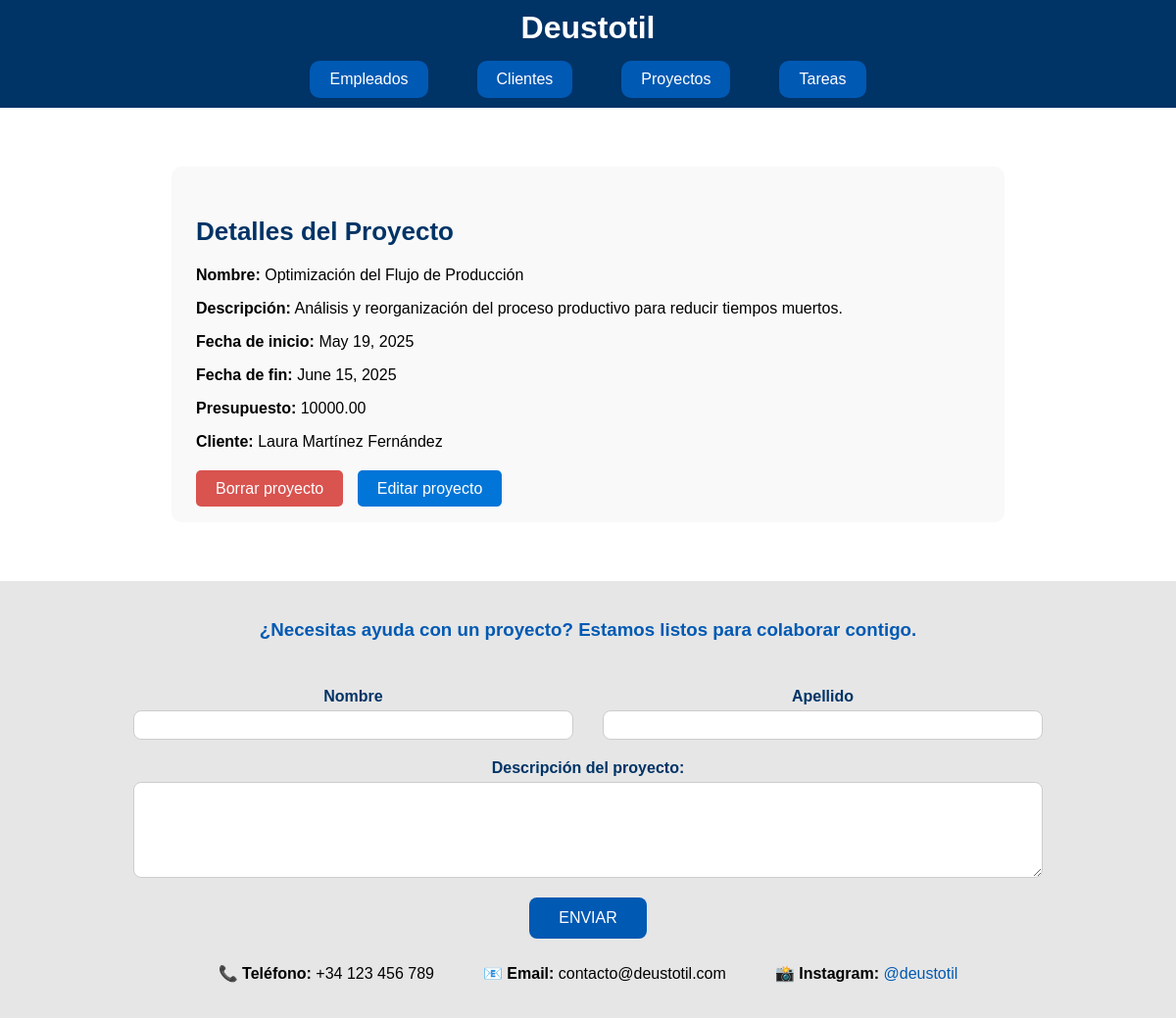
Screenshot of /deustotil/1/detalles_proyecto (signed in) with the database file from the repository.
### appEmpresaDjango/models.py (models this page shows, shortened)
class Proyecto(models.Model):
    nombre = models.CharField(max_length=100)
    descripcion = models.TextField()
    fecha_inicio = models.DateField()
    fecha_fin = models.DateField()
    presupuesto = models.DecimalField(max_digits=10, decimal_places=2)
    cliente = models.ForeignKey(Cliente, on_delete=models.CASCADE, related_name='proyectos')

class Cliente(models.Model):
    nombre = models.CharField(max_length=100)
    email = models.EmailField()
    telefono = models.CharField(max_length=20)
    direccion = models.TextField()
    def __str__(self):
        return self.nombre

### appEmpresaDjango/views.py (the view)
# urls.py: path('<int:pk>/detalles_proyecto', views.DetailProyectoView.as_view(), name='detalles_proyecto'),
class DetailProyectoView(LoginRequiredMixin, DetailView):
    model = Proyecto
    context_object_name = 'lista_proyecto'
    login_url = '/login/'

### appEmpresaDjango/templates/appEmpresaDjango/proyecto_detail.html
{% extends "base.html" %}
{% block content %}
<section id="contenido" class="detalle-contenedor">
    <h1 class="titulo-detalle">Detalles del Proyecto</h1>
    <p><strong>Nombre:</strong> {{ lista_proyecto.nombre }}</p>
    <p><strong>Descripción:</strong> {{ lista_proyecto.descripcion }}</p>
    <p><strong>Fecha de inicio:</strong> {{ lista_proyecto.fecha_inicio }}</p>
    <p><strong>Fecha de fin:</strong> {{ lista_proyecto.fecha_fin }}</p>
    <p><strong>Presupuesto:</strong> {{ lista_proyecto.presupuesto }}</p>
    <p><strong>Cliente:</strong> {{ lista_proyecto.cliente }}</p>
    <div style="margin-top: 30px;">
        <a href="{% url 'borrar_proyecto' lista_proyecto.id %}" class="boton-accion boton-borrar">Borrar proyecto</a>
        <a href="{% url 'modificar_proyecto' lista_proyecto.id %}" class="boton-accion boton-editar">Editar proyecto</a>
    </div>
</section>
{% endblock %}

### appEmpresaDjango/static/css/estilo.css (style rules this page uses)
.detalle-contenedor { max-width: 800px; margin: 40px auto; padding: 25px; background-color: #f9f9f9; border-radius: 10px; font-family: Arial, sans-serif; }
.titulo-detalle { font-size: 26px; color: #003366; margin-bottom: 20px; }
.boton-accion { padding: 10px 20px; text-decoration: none; border-radius: 5px; color: white; margin-right: 10px; }
.boton-borrar { background-color: #d9534f; }
.boton-editar { background-color: #0275d8; }

### rows the page displays
Proyecto: nombre "Optimización del Flujo de Producción", descripcion "Análisis y reorganización del proceso productivo para reducir tiempos muertos.", fecha_inicio "May 19, 2025", fecha_fin "June 15, 2025", presupuesto "10000.00", cliente "Laura Martínez Fernández"
